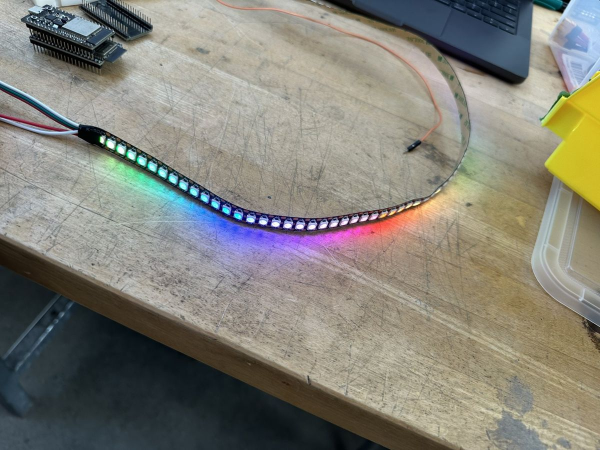
#> input picture docs/lights/photos/01-first-60-leds-lit.jpg, 1200 x 900 px, found by its file name (shown at 1/2 size)
$ python lights_overlay.py ../lights/photos/01-first-60-leds-lit.jpg ../lights/photos/03-board-on-breadboard.jpg
#> lines starting #> are read from the running program, lines starting #| are printed output that depends on the picture
# Labels the 21 Nov light strip photos, in the same look as the 17 Nov bay photos:
# big white boxes, black Ink Free text and black arrows.
# Run: python lights_overlay.py ../lights/photos .
import math, os, sys
from PIL import Image, ImageOps, ImageDraw, ImageFont
SRC_DIR, OUT = sys.argv[1], sys.argv[2]
FONT = r'C:\Windows\Fonts\Inkfree.ttf'
SS = 2  # draw at double size so the lines come out smooth


def arrow(d, a, b):
    """Slim line from a to the tip b, with a small solid head."""
    ang = math.atan2(b[1] - a[1], b[0] - a[0])
    L, W_ = 34 * SS, 13 * SS
    neck = (b[0] - L * math.cos(ang), b[1] - L * math.sin(ang))
    head = [b, (neck[0] - W_ * math.sin(ang), neck[1] + W_ * math.cos(ang)), (neck[0] + W_ * math.sin(ang), neck[1] - W_ * math.cos(ang))]
    d.line([a, neck], fill='white', width=9 * SS)
    d.polygon(head, fill='white', outline='white', width=6 * SS)
    d.line([a, neck], fill='#111', width=4 * SS)
    d.polygon(head, fill='#111')


def box_edge(b, c, t):
    """Where the line from the box centre c to the target t leaves box b."""
    dx, dy = t[0] - c[0], t[1] - c[1]
    k = min((b[2] - c[0]) / dx if dx > 0 else (b[0] - c[0]) / dx if dx < 0 else 1e9,
            (b[3] - c[1]) / dy if dy > 0 else (b[1] - c[1]) / dy if dy < 0 else 1e9)
    return (c[0] + dx * k, c[1] + dy * k)


def make(src_name, name, labels, fs=74):
#> called with src_name = '01-first-60-leds-lit.jpg', name = '37-strip-first-test', fs = 74
    im = ImageOps.exif_transpose(Image.open(os.path.join(SRC_DIR, src_name))).convert('RGB')
#> im is the input picture: PIL image 1200x900 RGB; mean R, G, B 131.8, 130, 120.4
    r = 1400 / max(im.size)
#> r = 1.17
    w, h = int(im.size[0] * r), int(im.size[1] * r)
#> w = 1400; h = 1050
    im = im.resize((w * SS, h * SS), Image.LANCZOS)
#> im: PIL image 2800x2100 RGB
    d = ImageDraw.Draw(im)
    f = ImageFont.truetype(FONT, fs * SS)
    p, m = 18 * SS, 12 * SS
    kw = dict(font=f, anchor='mm', align='center', spacing=10 * SS, stroke_width=SS)
    placed = []
    for target, (lx, ly), text in labels:
        lx, ly = lx * SS, ly * SS
        b = d.multiline_textbbox((lx, ly), text, **kw)
        lx += max(0, m + p - b[0]) - max(0, b[2] + p + m - w * SS)
        ly += max(0, m + p - b[1]) - max(0, b[3] + p + m - h * SS)
        b = d.multiline_textbbox((lx, ly), text, **kw)
        box = [b[0] - p, b[1] - p, b[2] + p, b[3] + p]
        placed.append((target, (lx, ly), text, box))
#> this loop made 3 passes
#> (lx, ly, box) on passes 1 to 3: (1240, 220, [573, 122, 1907, 312]), (520, 1280, [92, 1101, 947, 1453]), (1520, 1640, [919, 1542, 2121, 1732])
#> after the loop, placed = 3 items
    for target, c, text, box in placed:
        if target:
            t = (target[0] * SS, target[1] * SS)
            arrow(d, box_edge(box, c, t), t)
#> this loop made 3 passes
#> (target, c, text, box, dx in box_edge, dy in box_edge, k in box_edge, ang in arrow) on passes 1, 3: ((150, 90), (1240, 220), 'ESP32-S3 boards', [573, 122, 1907, 312], -940, -40, 0.71, -3.1), ((600, 515), (1520, 1640), 'first 60 LEDs lit', [919, 1542, 2121, 1732], -320, -610, 0.161, -2.05)
#> (target, c, box, dx in box_edge, dy in box_edge, k in box_edge, ang in arrow, neck in arrow) on pass 2: ((120, 290), (520, 1280), [92, 1101, 947, 1453], -280, -700, 0.256, -1.95, (265.3, 643.1))
    for target, c, text, box in placed:
        d.rounded_rectangle(box, radius=14 * SS, fill='white', outline='#222', width=3 * SS)
        d.multiline_text(c, text, fill='#000', stroke_fill='#000', **kw)
#> this loop made 3 passes
#> (target, c, text, box) on passes 1, 3: ((150, 90), (1240, 220), 'ESP32-S3 boards', [573, 122, 1907, 312]), ((600, 515), (1520, 1640), 'first 60 LEDs lit', [919, 1542, 2121, 1732])
#> (target, c, box) on pass 2: ((120, 290), (520, 1280), [92, 1101, 947, 1453])
    im.resize((w, h), Image.LANCZOS).save(os.path.join(OUT, name + '.jpg'), quality=86)
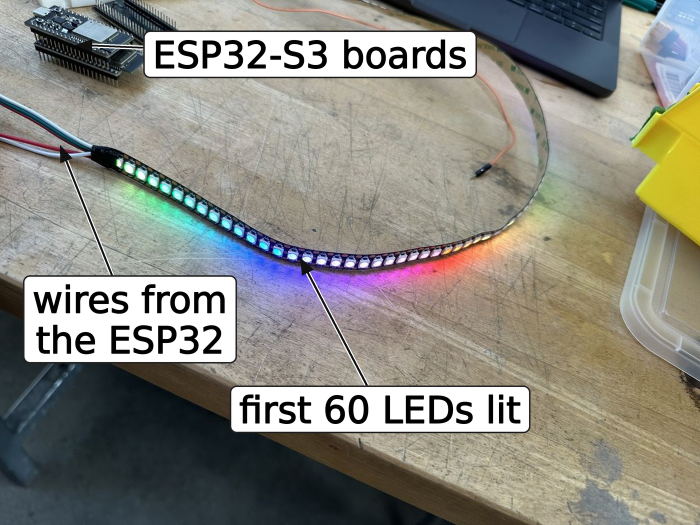
#> saved as 37-strip-first-test.jpg: PIL image 1400x1050 RGB (shown at 1/2 size); mean R, G, B 137.6, 136.4, 128.3


make('01-first-60-leds-lit.jpg', '37-strip-first-test',
     [((150, 90), (620, 110), 'ESP32-S3 boards'),
      ((120, 290), (260, 640), 'wires from\nthe ESP32'),
      ((600, 515), (760, 820), 'first 60 LEDs lit')])
make('03-board-on-breadboard.jpg', '38-board-on-breadboard',
     [((386, 287), (190, 110), 'USB port\nplug in here'),
      ((462, 287), (850, 110), 'UART port\nneeds a driver'),
      ((406, 361), (150, 520), 'RESET'),
      ((459, 361), (880, 470), 'BOOT'),
      ((521, 574), (840, 820), 'wires to\nthe strip')])
#> call 2 of make, with src_name = '03-board-on-breadboard.jpg', name = '38-board-on-breadboard', fs = 74
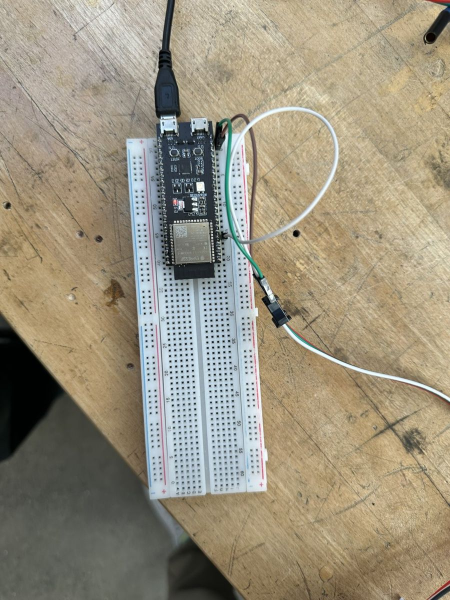
#> input picture docs/lights/photos/03-board-on-breadboard.jpg, 900 x 1200 px, found by its file name (shown at 1/2 size)
#> in make, im is the input picture: PIL image 900x1200 RGB; mean R, G, B 154.4, 146, 126.4
#> the loop in make (call 2), `for target, (lx, ly), text in labels:` made 5 passes
#> (lx, ly, box) on passes 1 to 5: (505, 220, [24, 43, 985, 422]), (1505, 220, [933, 45, 2076, 393]), (300, 1040, [25, 944, 576, 1132]), (1760, 940, [1511, 844, 2010, 1032]), (1680, 1640, [1331, 1461, 2028, 1842])
#> after the loop in make (call 2), `for target, (lx, ly), text in labels:`: placed = 5 items
#> the loop in make (call 2), `for target, c, text, box in placed:` made 5 passes
#> (target, c, text, box) on passes 3 to 4: ((406, 361), (300, 1040), 'RESET', [25, 944, 576, 1132]), ((459, 361), (1760, 940), 'BOOT', [1511, 844, 2010, 1032])
#> (target, c, box) on passes 1, 2, 5: ((386, 287), (505, 220), [24, 43, 985, 422]), ((462, 287), (1505, 220), [933, 45, 2076, 393]), ((521, 574), (1680, 1640), [1331, 1461, 2028, 1842])
#> the loop in make (call 2), `for target, c, text, box in placed:` made 5 passes
#> (target, c, box) on passes 1, 2, 5: ((386, 287), (505, 220), [24, 43, 985, 422]), ((462, 287), (1505, 220), [933, 45, 2076, 393]), ((521, 574), (1680, 1640), [1331, 1461, 2028, 1842])
#> (target, c, text, box) on passes 3 to 4: ((406, 361), (300, 1040), 'RESET', [25, 944, 576, 1132]), ((459, 361), (1760, 940), 'BOOT', [1511, 844, 2010, 1032])
#> in make (call 2), `im.resize((w, h), Image.LANCZOS).save(os.path.join(OUT, name + '.jpg')..`:
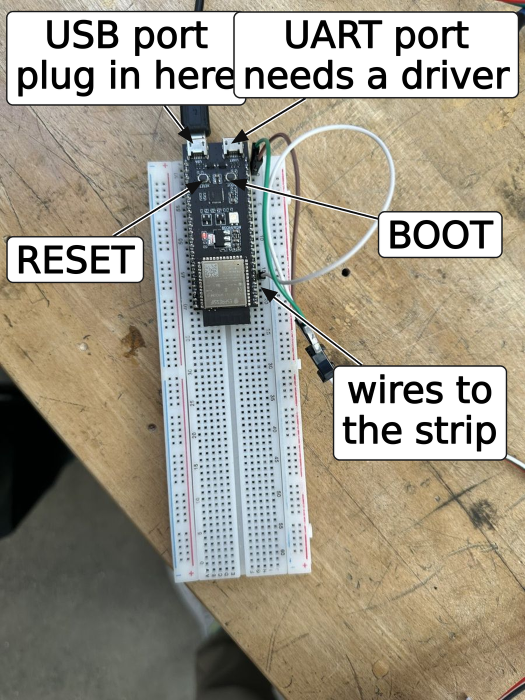
#> saved as 38-board-on-breadboard.jpg: PIL image 1050x1400 RGB (shown at 1/2 size); mean R, G, B 158.7, 152.9, 138.3
make('07-cut-36-led-piece.jpg', '40-cut-strip',
     [((784, 640), (620, 880), 'one strip of 36 LEDs'),
      ((1285, 577), (1110, 430), 'cut on the\ncopper pads')])
#> call 3 of make, with src_name = '07-cut-36-led-piece.jpg', name = '40-cut-strip', fs = 74
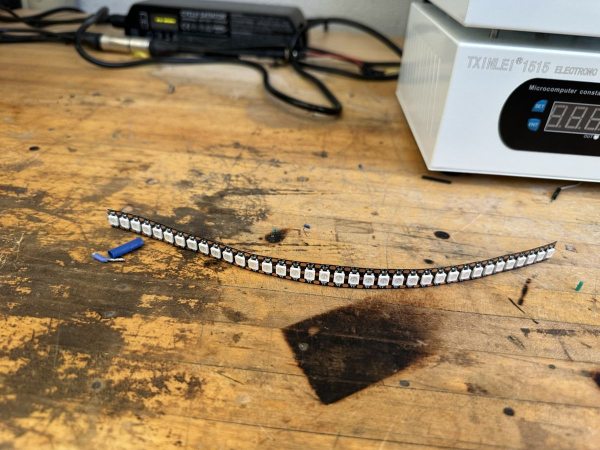
#> input picture docs/lights/photos/07-cut-36-led-piece.jpg, 1200 x 900 px, found by its file name (shown at 1/2 size)
#> in make, im is the input picture: PIL image 1200x900 RGB; mean R, G, B 158.2, 132, 96
#> the loop in make (call 3), `for target, (lx, ly), text in labels:` made 2 passes
#> (lx, ly, box) on passes 1 to 2: (1240, 1760, [456, 1662, 2025, 1881]), (2220, 860, [1725, 681, 2715, 1062])
#> after the loop in make (call 3), `for target, (lx, ly), text in labels:`: placed = 2 items
#> the loop in make (call 3), `for target, c, text, box in placed:` made 2 passes
#> (target, c, text, box) on pass 1: ((784, 640), (1240, 1760), 'one strip of 36 LEDs', [456, 1662, 2025, 1881])
#> (target, c, box) on pass 2: ((1285, 577), (2220, 860), [1725, 681, 2715, 1062])
#> the loop in make (call 3), `for target, c, text, box in placed:` made 2 passes
#> (target, c, text, box) on pass 1: ((784, 640), (1240, 1760), 'one strip of 36 LEDs', [456, 1662, 2025, 1881])
#> (target, c, box) on pass 2: ((1285, 577), (2220, 860), [1725, 681, 2715, 1062])
#> in make (call 3), `im.resize((w, h), Image.LANCZOS).save(os.path.join(OUT, name + '.jpg')..`:
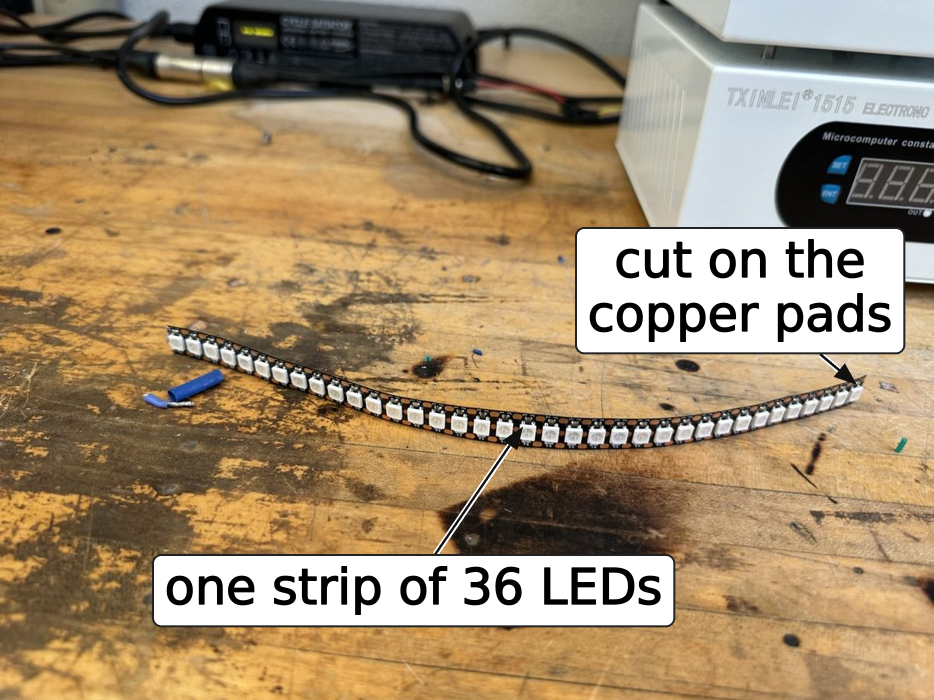
#> im: PIL image 2800x2100 RGB (shown at 1/3 size); mean R, G, B 162, 139.3, 107.9
make('09-extension-cable-length.jpg', '41-extension-cable',
     [((497, 784), (790, 1000), 'extension\ncable')])
#> call 4 of make, with src_name = '09-extension-cable-length.jpg', name = '41-extension-cable', fs = 74
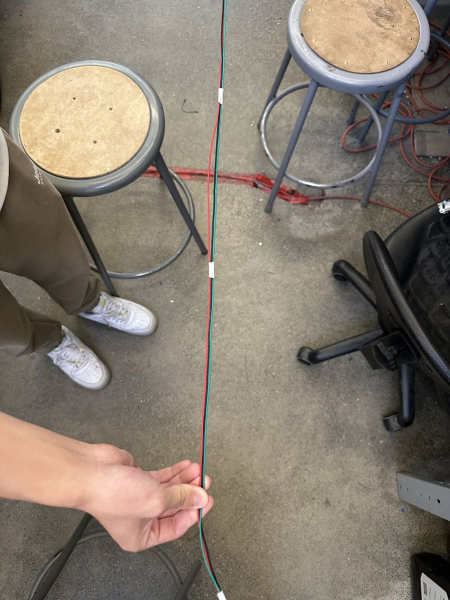
#> input picture docs/lights/photos/09-extension-cable-length.jpg, 900 x 1200 px, found by its file name (shown at 1/2 size)
#> in make, im is the input picture: PIL image 900x1200 RGB; mean R, G, B 132.4, 122.1, 110.2
#> the loop in make (call 4), `for target, (lx, ly), text in labels:` made 1 pass
#> (lx, ly, box) on pass 1: (1580, 2000, [1181, 1821, 1979, 2173])
#> after the loop in make (call 4), `for target, (lx, ly), text in labels:`: placed = 1 item
#> the loop in make (call 4), `for target, c, text, box in placed:` made 1 pass
#> (target, c, box) on pass 1: ((497, 784), (1580, 2000), [1181, 1821, 1979, 2173])
#> the loop in make (call 4), `for target, c, text, box in placed:` made 1 pass
#> (target, c, box) on pass 1: ((497, 784), (1580, 2000), [1181, 1821, 1979, 2173])
#> in make (call 4), `im.resize((w, h), Image.LANCZOS).save(os.path.join(OUT, name + '.jpg')..`:
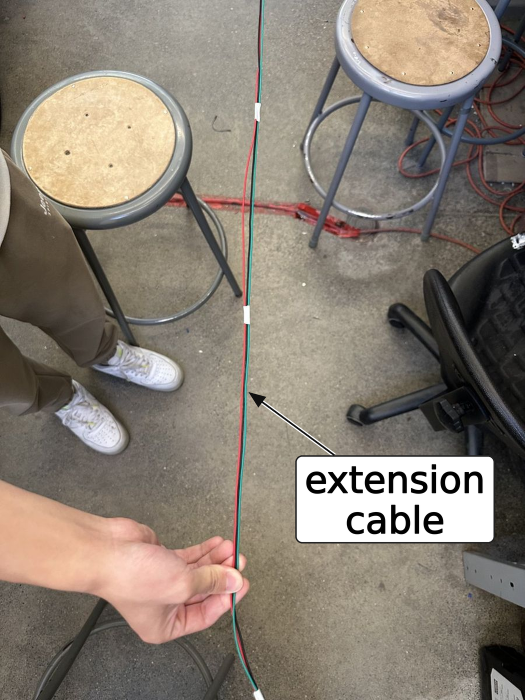
#> saved as 41-extension-cable.jpg: PIL image 1050x1400 RGB (shown at 1/2 size); mean R, G, B 136.1, 126.1, 114.8
print('done')
